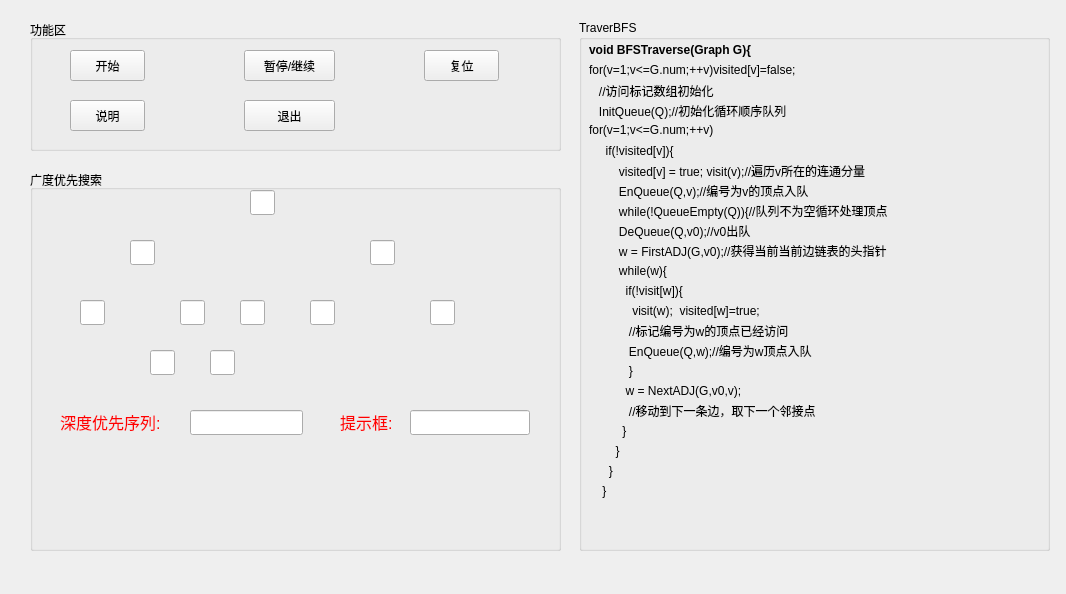
<?xml version="1.0" encoding="UTF-8"?>
<ui version="4.0">
 <class>BFS_Graph</class>
 <widget class="QMainWindow" name="BFS_Graph">
  <property name="geometry">
   <rect>
    <x>0</x>
    <y>0</y>
    <width>1066</width>
    <height>594</height>
   </rect>
  </property>
  <property name="windowTitle">
   <string>MainWindow</string>
  </property>
  <widget class="QWidget" name="centralwidget">
   <widget class="QGroupBox" name="ButtonBox">
    <property name="geometry">
     <rect>
      <x>30</x>
      <y>20</y>
      <width>531</width>
      <height>131</height>
     </rect>
    </property>
    <property name="styleSheet">
     <string notr="true">font: 14pt &quot;微软雅黑&quot;;</string>
    </property>
    <property name="title">
     <string>功能区</string>
    </property>
    <widget class="QPushButton" name="startButton">
     <property name="geometry">
      <rect>
       <x>40</x>
       <y>30</y>
       <width>75</width>
       <height>31</height>
      </rect>
     </property>
     <property name="text">
      <string>开始</string>
     </property>
    </widget>
    <widget class="QPushButton" name="frashButton">
     <property name="geometry">
      <rect>
       <x>394</x>
       <y>30</y>
       <width>75</width>
       <height>31</height>
      </rect>
     </property>
     <property name="text">
      <string>复位</string>
     </property>
    </widget>
    <widget class="QPushButton" name="explainButton">
     <property name="geometry">
      <rect>
       <x>40</x>
       <y>80</y>
       <width>75</width>
       <height>31</height>
      </rect>
     </property>
     <property name="text">
      <string>说明</string>
     </property>
    </widget>
    <widget class="QPushButton" name="pauseButton">
     <property name="geometry">
      <rect>
       <x>214</x>
       <y>30</y>
       <width>91</width>
       <height>31</height>
      </rect>
     </property>
     <property name="text">
      <string>暂停/继续</string>
     </property>
    </widget>
    <widget class="QPushButton" name="backButton">
     <property name="geometry">
      <rect>
       <x>214</x>
       <y>80</y>
       <width>91</width>
       <height>31</height>
      </rect>
     </property>
     <property name="text">
      <string>退出</string>
     </property>
    </widget>
   </widget>
   <widget class="QGroupBox" name="groupBox">
    <property name="geometry">
     <rect>
      <x>30</x>
      <y>170</y>
      <width>531</width>
      <height>381</height>
     </rect>
    </property>
    <property name="styleSheet">
     <string notr="true">font: 75 12pt &quot;Microsoft YaHei UI&quot;;</string>
    </property>
    <property name="title">
     <string>广度优先搜索</string>
    </property>
    <widget class="QLineEdit" name="lineEdit_2">
     <property name="geometry">
      <rect>
       <x>100</x>
       <y>70</y>
       <width>25</width>
       <height>25</height>
      </rect>
     </property>
     <property name="minimumSize">
      <size>
       <width>25</width>
       <height>25</height>
      </size>
     </property>
     <property name="maximumSize">
      <size>
       <width>25</width>
       <height>25</height>
      </size>
     </property>
     <property name="styleSheet">
      <string notr="true">font: 12pt &quot;微软雅黑&quot;;</string>
     </property>
    </widget>
    <widget class="QLineEdit" name="lineEdit_5">
     <property name="geometry">
      <rect>
       <x>150</x>
       <y>130</y>
       <width>25</width>
       <height>25</height>
      </rect>
     </property>
     <property name="minimumSize">
      <size>
       <width>25</width>
       <height>25</height>
      </size>
     </property>
     <property name="maximumSize">
      <size>
       <width>25</width>
       <height>25</height>
      </size>
     </property>
     <property name="styleSheet">
      <string notr="true">font: 12pt &quot;微软雅黑&quot;;</string>
     </property>
    </widget>
    <widget class="QLineEdit" name="lineEdit">
     <property name="geometry">
      <rect>
       <x>160</x>
       <y>240</y>
       <width>113</width>
       <height>25</height>
      </rect>
     </property>
    </widget>
    <widget class="QLabel" name="label_22">
     <property name="geometry">
      <rect>
       <x>310</x>
       <y>240</y>
       <width>70</width>
       <height>25</height>
      </rect>
     </property>
     <property name="text">
      <string>&lt;html&gt;&lt;head/&gt;&lt;body&gt;&lt;p&gt;&lt;span style=&quot; font-size:12pt; color:#ff0000;&quot;&gt;提示框:&lt;/span&gt;&lt;/p&gt;&lt;/body&gt;&lt;/html&gt;</string>
     </property>
    </widget>
    <widget class="QLineEdit" name="lineEdit_1">
     <property name="geometry">
      <rect>
       <x>220</x>
       <y>20</y>
       <width>25</width>
       <height>25</height>
      </rect>
     </property>
     <property name="minimumSize">
      <size>
       <width>25</width>
       <height>25</height>
      </size>
     </property>
     <property name="maximumSize">
      <size>
       <width>25</width>
       <height>25</height>
      </size>
     </property>
     <property name="styleSheet">
      <string notr="true">font: 12pt &quot;微软雅黑&quot;;</string>
     </property>
    </widget>
    <widget class="QLineEdit" name="lineEdit_8">
     <property name="geometry">
      <rect>
       <x>120</x>
       <y>180</y>
       <width>25</width>
       <height>25</height>
      </rect>
     </property>
     <property name="minimumSize">
      <size>
       <width>25</width>
       <height>25</height>
      </size>
     </property>
     <property name="maximumSize">
      <size>
       <width>25</width>
       <height>25</height>
      </size>
     </property>
     <property name="styleSheet">
      <string notr="true">font: 12pt &quot;微软雅黑&quot;;</string>
     </property>
    </widget>
    <widget class="QLineEdit" name="lineEdit_3">
     <property name="geometry">
      <rect>
       <x>340</x>
       <y>70</y>
       <width>25</width>
       <height>25</height>
      </rect>
     </property>
     <property name="minimumSize">
      <size>
       <width>25</width>
       <height>25</height>
      </size>
     </property>
     <property name="maximumSize">
      <size>
       <width>25</width>
       <height>25</height>
      </size>
     </property>
     <property name="styleSheet">
      <string notr="true">font: 12pt &quot;微软雅黑&quot;;</string>
     </property>
    </widget>
    <widget class="QLineEdit" name="inforlineEdit">
     <property name="geometry">
      <rect>
       <x>380</x>
       <y>240</y>
       <width>120</width>
       <height>25</height>
      </rect>
     </property>
    </widget>
    <widget class="QLineEdit" name="lineEdit_7">
     <property name="geometry">
      <rect>
       <x>400</x>
       <y>130</y>
       <width>25</width>
       <height>25</height>
      </rect>
     </property>
     <property name="minimumSize">
      <size>
       <width>25</width>
       <height>25</height>
      </size>
     </property>
     <property name="maximumSize">
      <size>
       <width>25</width>
       <height>25</height>
      </size>
     </property>
     <property name="styleSheet">
      <string notr="true">font: 12pt &quot;微软雅黑&quot;;</string>
     </property>
    </widget>
    <widget class="QLabel" name="label_21">
     <property name="geometry">
      <rect>
       <x>30</x>
       <y>240</y>
       <width>130</width>
       <height>25</height>
      </rect>
     </property>
     <property name="text">
      <string>&lt;html&gt;&lt;head/&gt;&lt;body&gt;&lt;p&gt;&lt;span style=&quot; font-size:12pt; color:#ff0000;&quot;&gt;深度优先序列:&lt;/span&gt;&lt;/p&gt;&lt;/body&gt;&lt;/html&gt;</string>
     </property>
    </widget>
    <widget class="QLineEdit" name="lineEdit_4">
     <property name="geometry">
      <rect>
       <x>50</x>
       <y>130</y>
       <width>25</width>
       <height>25</height>
      </rect>
     </property>
     <property name="minimumSize">
      <size>
       <width>25</width>
       <height>25</height>
      </size>
     </property>
     <property name="maximumSize">
      <size>
       <width>25</width>
       <height>25</height>
      </size>
     </property>
     <property name="styleSheet">
      <string notr="true">font: 12pt &quot;微软雅黑&quot;;</string>
     </property>
    </widget>
    <widget class="QLineEdit" name="lineEdit_9">
     <property name="geometry">
      <rect>
       <x>180</x>
       <y>180</y>
       <width>25</width>
       <height>25</height>
      </rect>
     </property>
     <property name="minimumSize">
      <size>
       <width>25</width>
       <height>25</height>
      </size>
     </property>
     <property name="maximumSize">
      <size>
       <width>25</width>
       <height>25</height>
      </size>
     </property>
     <property name="styleSheet">
      <string notr="true">font: 12pt &quot;微软雅黑&quot;;</string>
     </property>
    </widget>
    <widget class="QLineEdit" name="lineEdit_6">
     <property name="geometry">
      <rect>
       <x>280</x>
       <y>130</y>
       <width>25</width>
       <height>25</height>
      </rect>
     </property>
     <property name="minimumSize">
      <size>
       <width>25</width>
       <height>25</height>
      </size>
     </property>
     <property name="maximumSize">
      <size>
       <width>25</width>
       <height>25</height>
      </size>
     </property>
     <property name="styleSheet">
      <string notr="true">font: 12pt &quot;微软雅黑&quot;;</string>
     </property>
    </widget>
    <widget class="QLineEdit" name="lineEdit_10">
     <property name="geometry">
      <rect>
       <x>210</x>
       <y>130</y>
       <width>25</width>
       <height>25</height>
      </rect>
     </property>
     <property name="minimumSize">
      <size>
       <width>25</width>
       <height>25</height>
      </size>
     </property>
     <property name="maximumSize">
      <size>
       <width>25</width>
       <height>25</height>
      </size>
     </property>
     <property name="styleSheet">
      <string notr="true">font: 12pt &quot;微软雅黑&quot;;</string>
     </property>
    </widget>
   </widget>
   <widget class="QGroupBox" name="groupBox_2">
    <property name="geometry">
     <rect>
      <x>579</x>
      <y>20</y>
      <width>471</width>
      <height>531</height>
     </rect>
    </property>
    <property name="title">
     <string>TraverBFS</string>
    </property>
    <widget class="QLabel" name="label">
     <property name="geometry">
      <rect>
       <x>10</x>
       <y>20</y>
       <width>561</width>
       <height>21</height>
      </rect>
     </property>
     <property name="styleSheet">
      <string notr="true"/>
     </property>
     <property name="text">
      <string>&lt;html&gt;&lt;head/&gt;&lt;body&gt;&lt;p&gt;&lt;span style=&quot; font-weight:600;&quot;&gt;void BFSTraverse(Graph G){&lt;/span&gt;&lt;/p&gt;&lt;/body&gt;&lt;/html&gt;</string>
     </property>
    </widget>
    <widget class="QLabel" name="label_2">
     <property name="geometry">
      <rect>
       <x>10</x>
       <y>40</y>
       <width>551</width>
       <height>21</height>
      </rect>
     </property>
     <property name="styleSheet">
      <string notr="true"/>
     </property>
     <property name="text">
      <string>   for(v=1;v&lt;=G.num;++v)visited[v]=false;</string>
     </property>
    </widget>
    <widget class="QLabel" name="label_3">
     <property name="geometry">
      <rect>
       <x>10</x>
       <y>80</y>
       <width>571</width>
       <height>21</height>
      </rect>
     </property>
     <property name="styleSheet">
      <string notr="true"/>
     </property>
     <property name="text">
      <string>   InitQueue(Q);//初始化循环顺序队列</string>
     </property>
    </widget>
    <widget class="QLabel" name="label_4">
     <property name="geometry">
      <rect>
       <x>10</x>
       <y>100</y>
       <width>571</width>
       <height>21</height>
      </rect>
     </property>
     <property name="styleSheet">
      <string notr="true"/>
     </property>
     <property name="text">
      <string>   for(v=1;v&lt;=G.num;++v)</string>
     </property>
    </widget>
    <widget class="QLabel" name="label_5">
     <property name="geometry">
      <rect>
       <x>10</x>
       <y>120</y>
       <width>581</width>
       <height>21</height>
      </rect>
     </property>
     <property name="styleSheet">
      <string notr="true"/>
     </property>
     <property name="text">
      <string>     if(!visited[v]){</string>
     </property>
    </widget>
    <widget class="QLabel" name="label_6">
     <property name="geometry">
      <rect>
       <x>10</x>
       <y>140</y>
       <width>551</width>
       <height>21</height>
      </rect>
     </property>
     <property name="styleSheet">
      <string notr="true"/>
     </property>
     <property name="text">
      <string>         visited[v] = true; visit(v);//遍历v所在的连通分量</string>
     </property>
    </widget>
    <widget class="QLabel" name="label_7">
     <property name="geometry">
      <rect>
       <x>10</x>
       <y>160</y>
       <width>551</width>
       <height>21</height>
      </rect>
     </property>
     <property name="styleSheet">
      <string notr="true"/>
     </property>
     <property name="text">
      <string>         EnQueue(Q,v);//编号为v的顶点入队</string>
     </property>
    </widget>
    <widget class="QLabel" name="label_8">
     <property name="geometry">
      <rect>
       <x>10</x>
       <y>180</y>
       <width>571</width>
       <height>21</height>
      </rect>
     </property>
     <property name="styleSheet">
      <string notr="true"/>
     </property>
     <property name="text">
      <string>         while(!QueueEmpty(Q)){//队列不为空循环处理顶点</string>
     </property>
    </widget>
    <widget class="QLabel" name="label_9">
     <property name="geometry">
      <rect>
       <x>10</x>
       <y>200</y>
       <width>581</width>
       <height>21</height>
      </rect>
     </property>
     <property name="styleSheet">
      <string notr="true"/>
     </property>
     <property name="text">
      <string>         DeQueue(Q,v0);//v0出队</string>
     </property>
    </widget>
    <widget class="QLabel" name="label_10">
     <property name="geometry">
      <rect>
       <x>10</x>
       <y>220</y>
       <width>591</width>
       <height>21</height>
      </rect>
     </property>
     <property name="styleSheet">
      <string notr="true"/>
     </property>
     <property name="text">
      <string>         w = FirstADJ(G,v0);//获得当前当前边链表的头指针</string>
     </property>
    </widget>
    <widget class="QLabel" name="label_11">
     <property name="geometry">
      <rect>
       <x>10</x>
       <y>240</y>
       <width>591</width>
       <height>21</height>
      </rect>
     </property>
     <property name="styleSheet">
      <string notr="true"/>
     </property>
     <property name="text">
      <string>         while(w){</string>
     </property>
    </widget>
    <widget class="QLabel" name="label_12">
     <property name="geometry">
      <rect>
       <x>10</x>
       <y>260</y>
       <width>591</width>
       <height>21</height>
      </rect>
     </property>
     <property name="styleSheet">
      <string notr="true"/>
     </property>
     <property name="text">
      <string>           if(!visit[w]){</string>
     </property>
    </widget>
    <widget class="QLabel" name="label_13">
     <property name="geometry">
      <rect>
       <x>10</x>
       <y>280</y>
       <width>591</width>
       <height>21</height>
      </rect>
     </property>
     <property name="styleSheet">
      <string notr="true"/>
     </property>
     <property name="text">
      <string>             visit(w);  visited[w]=true;</string>
     </property>
    </widget>
    <widget class="QLabel" name="label_14">
     <property name="geometry">
      <rect>
       <x>10</x>
       <y>320</y>
       <width>591</width>
       <height>21</height>
      </rect>
     </property>
     <property name="styleSheet">
      <string notr="true"/>
     </property>
     <property name="text">
      <string>            EnQueue(Q,w);//编号为w顶点入队</string>
     </property>
    </widget>
    <widget class="QLabel" name="label_15">
     <property name="geometry">
      <rect>
       <x>10</x>
       <y>340</y>
       <width>591</width>
       <height>21</height>
      </rect>
     </property>
     <property name="styleSheet">
      <string notr="true"/>
     </property>
     <property name="text">
      <string>            }</string>
     </property>
    </widget>
    <widget class="QLabel" name="label_16">
     <property name="geometry">
      <rect>
       <x>10</x>
       <y>360</y>
       <width>591</width>
       <height>21</height>
      </rect>
     </property>
     <property name="styleSheet">
      <string notr="true"/>
     </property>
     <property name="text">
      <string>           w = NextADJ(G,v0,v);</string>
     </property>
    </widget>
    <widget class="QLabel" name="label_17">
     <property name="geometry">
      <rect>
       <x>10</x>
       <y>400</y>
       <width>591</width>
       <height>21</height>
      </rect>
     </property>
     <property name="styleSheet">
      <string notr="true"/>
     </property>
     <property name="text">
      <string>          }</string>
     </property>
    </widget>
    <widget class="QLabel" name="label_18">
     <property name="geometry">
      <rect>
       <x>10</x>
       <y>420</y>
       <width>591</width>
       <height>21</height>
      </rect>
     </property>
     <property name="styleSheet">
      <string notr="true"/>
     </property>
     <property name="text">
      <string>        }</string>
     </property>
    </widget>
    <widget class="QLabel" name="label_19">
     <property name="geometry">
      <rect>
       <x>10</x>
       <y>440</y>
       <width>591</width>
       <height>21</height>
      </rect>
     </property>
     <property name="styleSheet">
      <string notr="true"/>
     </property>
     <property name="text">
      <string>      }</string>
     </property>
    </widget>
    <widget class="QLabel" name="label_20">
     <property name="geometry">
      <rect>
       <x>10</x>
       <y>460</y>
       <width>591</width>
       <height>21</height>
      </rect>
     </property>
     <property name="styleSheet">
      <string notr="true"/>
     </property>
     <property name="text">
      <string>    }</string>
     </property>
    </widget>
    <widget class="QLabel" name="label_23">
     <property name="geometry">
      <rect>
       <x>10</x>
       <y>380</y>
       <width>591</width>
       <height>21</height>
      </rect>
     </property>
     <property name="styleSheet">
      <string notr="true"/>
     </property>
     <property name="text">
      <string>            //移动到下一条边，取下一个邻接点</string>
     </property>
    </widget>
    <widget class="QLabel" name="label_24">
     <property name="geometry">
      <rect>
       <x>10</x>
       <y>300</y>
       <width>591</width>
       <height>21</height>
      </rect>
     </property>
     <property name="styleSheet">
      <string notr="true"/>
     </property>
     <property name="text">
      <string>            //标记编号为w的顶点已经访问</string>
     </property>
    </widget>
    <widget class="QLabel" name="label_25">
     <property name="geometry">
      <rect>
       <x>10</x>
       <y>60</y>
       <width>551</width>
       <height>21</height>
      </rect>
     </property>
     <property name="styleSheet">
      <string notr="true"/>
     </property>
     <property name="text">
      <string>   //访问标记数组初始化</string>
     </property>
    </widget>
   </widget>
  </widget>
  <widget class="QMenuBar" name="menubar">
   <property name="geometry">
    <rect>
     <x>0</x>
     <y>0</y>
     <width>1066</width>
     <height>23</height>
    </rect>
   </property>
  </widget>
 </widget>
 <resources/>
 <connections/>
</ui>
